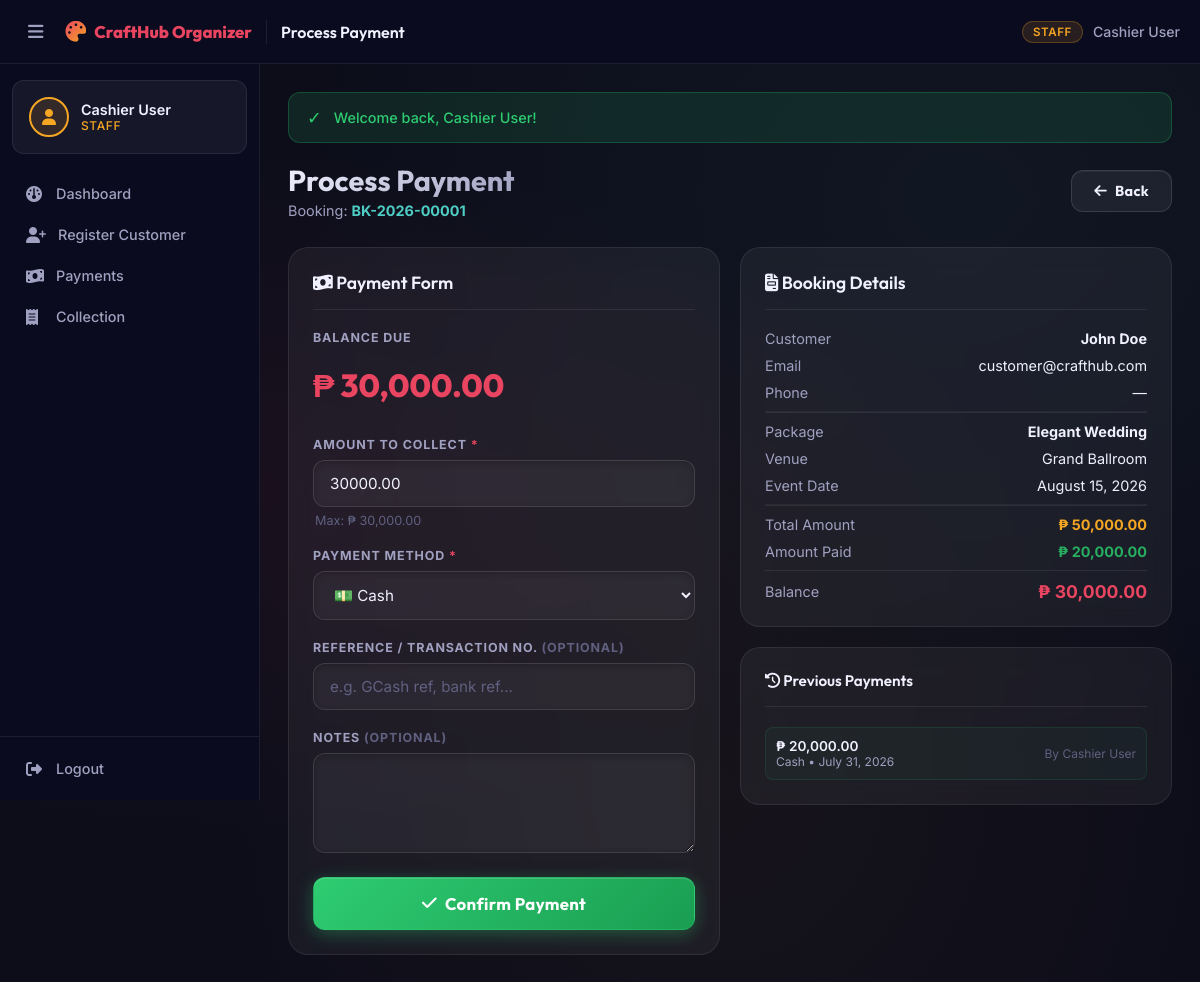
/staff/process_payment.php?id=1 (signed in), run on the app's committed database.
### tables this page shows
CREATE TABLE IF NOT EXISTS bookings (
    booking_id INT AUTO_INCREMENT PRIMARY KEY,
    booking_reference VARCHAR(50) UNIQUE,
    customer_id INT NOT NULL,
    package_id INT NOT NULL,
    venue_id INT NULL,
    event_date DATE NOT NULL,
    event_time TIME DEFAULT '09:00:00',
    event_type ENUM('Wedding','Birthday','Debut','Christening') NOT NULL DEFAULT 'Wedding',
    guest_count INT DEFAULT 1,
    total_amount DECIMAL(10,2) NOT NULL DEFAULT 0.00,
    amount_paid DECIMAL(10,2) NOT NULL DEFAULT 0.00,
    status ENUM('Pending','Confirmed','Paid','Completed','Cancelled') DEFAULT 'Pending',
    notes TEXT,
    created_at TIMESTAMP DEFAULT CURRENT_TIMESTAMP,
    FOREIGN KEY (customer_id) REFERENCES users(user_id) ON DELETE CASCADE,
    FOREIGN KEY (package_id) REFERENCES packages(package_id) ON DELETE CASCADE,
    FOREIGN KEY (venue_id) REFERENCES venues(venue_id) ON DELETE SET NULL
);

CREATE TABLE IF NOT EXISTS users (
    user_id INT AUTO_INCREMENT PRIMARY KEY,
    name VARCHAR(100) NOT NULL,
    email VARCHAR(100) UNIQUE NOT NULL,
    password VARCHAR(255) NOT NULL,
    contact_no VARCHAR(20),
    address TEXT,
    ip_address VARCHAR(45) NULL,                            
    role ENUM('customer','staff','cashier','admin') DEFAULT 'customer',
    security_question VARCHAR(255),
    security_answer_hash VARCHAR(255),
    status ENUM('active','inactive') DEFAULT 'active',
    created_at TIMESTAMP DEFAULT CURRENT_TIMESTAMP
);

CREATE TABLE IF NOT EXISTS packages (
    package_id INT AUTO_INCREMENT PRIMARY KEY,
    package_name VARCHAR(100) NOT NULL,
    event_type ENUM('Wedding','Birthday','Debut','Christening') NOT NULL,
    base_price DECIMAL(10,2) NOT NULL,
    max_slots INT NOT NULL DEFAULT 5,                       
    description TEXT,
    status ENUM('active','inactive') DEFAULT 'active'
);

CREATE TABLE IF NOT EXISTS venues (
    venue_id INT AUTO_INCREMENT PRIMARY KEY,
    venue_name VARCHAR(100) NOT NULL,
    capacity INT,
    location VARCHAR(255),
    availability_status ENUM('available','unavailable') DEFAULT 'available'
);

CREATE TABLE IF NOT EXISTS payments (
    payment_id INT AUTO_INCREMENT PRIMARY KEY,
    booking_id INT NOT NULL,
    cashier_id INT NOT NULL,
    amount_paid DECIMAL(10,2) NOT NULL,
    payment_type ENUM('downpayment','full','balance') NOT NULL DEFAULT 'full',
    payment_method VARCHAR(50) DEFAULT 'cash',
    reference_no VARCHAR(100),
    or_number VARCHAR(50) UNIQUE NOT NULL,
    notes TEXT,
    payment_date TIMESTAMP DEFAULT CURRENT_TIMESTAMP,
    FOREIGN KEY (booking_id) REFERENCES bookings(booking_id) ON DELETE CASCADE,
    FOREIGN KEY (cashier_id) REFERENCES users(user_id) ON DELETE CASCADE
);

### staff/process_payment.php (the view, shortened to what this page needs)
<?php
require_once __DIR__ . '/../includes/header.php';
$db        = getDB();
$bookingId = (int)($_GET['id'] ?? 0);
$booking = getBookingById($bookingId);
$amountPaid  = (float)($booking['amount_paid'] ?? 0);
$totalAmount = (float)($booking['total_amount'] ?? 0);
$balance     = max(0.0, $totalAmount - $amountPaid);
$prevStmt = $db->prepare("SELECT py.*, u.name AS cashier_name FROM payments py JOIN users u ON py.cashier_id = u.user_id WHERE py.booking_id = ? ORDER BY py.payment_date DESC");
$prevStmt->execute([$bookingId]);
$prevPayments = $prevStmt->fetchAll();
?>
<?php require_once __DIR__ . '/../includes/navbar.php'; ?>
<div class="page-header">
    <div>
        <h1>Process Payment</h1>
        <p>Booking: <strong style="color:var(--accent-teal);"><?= htmlspecialchars(getBookingRef($booking)) ?></strong></p>
    </div>
    <a href="<?= APP_URL ?>/staff/payments.php" class="btn btn-secondary">
        <i class="fa-solid fa-arrow-left"></i> Back
    </a>
</div>
<div class="grid-2" style="align-items:start;">
    <div class="card">
        <div class="card-header">
            <h2 class="card-title"><i class="fa-solid fa-money-bill-wave"></i> Payment Form</h2>
        </div>
        <form method="POST" action="" data-validate>
            <div class="form-group">
                <label class="form-label">Balance Due</label>
                <div style="font-family:'Outfit',sans-serif;font-size:2rem;font-weight:800;color:var(--accent-red);padding:12px 0;">
                    <?= formatCurrency($balance) ?>
                </div>
            </div>
            <div class="form-group">
                <label class="form-label" for="amount_paid">Amount to Collect <span style="color:var(--accent-red);">*</span></label>
                <input type="number" id="amount_paid" name="amount_paid" class="form-control"
                       step="0.01" min="0.01" max="<?= $balance ?>"
                       value="<?= number_format($balance, 2, '.', '') ?>"
                       placeholder="Enter amount" required>
                <div class="form-hint">Max: <?= formatCurrency($balance) ?></div>
            </div>
            <div class="form-group">
                <label class="form-label" for="payment_method">Payment Method <span style="color:var(--accent-red);">*</span></label>
                <select id="payment_method" name="payment_method" class="form-control" required>
                    <option value="cash">💵 Cash</option>
                </select>
            </div>
            <div class="form-group">
                <label class="form-label" for="reference_no">Reference / Transaction No. <span style="color:var(--text-muted)">(optional)</span></label>
                <input type="text" id="reference_no" name="reference_no" class="form-control"
                       placeholder="e.g. GCash ref, bank ref...">
            </div>
            <div class="form-group">
                <label class="form-label" for="notes">Notes <span style="color:var(--text-muted)">(optional)</span></label>
                <textarea id="notes" name="notes" class="form-control" rows="2"></textarea>
            </div>
            <button type="submit" class="btn btn-success btn-block btn-lg">
                <i class="fa-solid fa-check"></i> Confirm Payment
            </button>
        </form>
    </div>
    <div>
        <div class="card" style="margin-bottom:20px;">
            <div class="card-header">
                <h2 class="card-title"><i class="fa-solid fa-file-invoice"></i> Booking Details</h2>
            </div>
            <div style="display:grid;gap:10px;font-size:0.9rem;">
                <div class="flex-between"><span style="color:var(--text-secondary);">Customer</span> <strong><?= htmlspecialchars($booking['customer_name']) ?></strong></div>
                <div class="flex-between"><span style="color:var(--text-secondary);">Email</span> <span><?= htmlspecialchars($booking['customer_email']) ?></span></div>
                <div class="flex-between"><span style="color:var(--text-secondary);">Phone</span> <span><?= htmlspecialchars($booking['customer_phone'] ?? '—') ?></span></div>
                <hr style="border-color:var(--border-color);">
                <div class="flex-between"><span style="color:var(--text-secondary);">Package</span> <strong><?= htmlspecialchars($booking['package_name']) ?></strong></div>
                <div class="flex-between"><span style="color:var(--text-secondary);">Venue</span> <span><?= htmlspecialchars($booking['venue_name'] ?? '—') ?></span></div>
                <div class="flex-between"><span style="color:var(--text-secondary);">Event Date</span> <span><?= formatDate($booking['event_date']) ?></span></div>
                <hr style="border-color:var(--border-color);">
                <div class="flex-between"><span style="color:var(--text-secondary);">Total Amount</span> <strong style="color:var(--accent-gold);"><?= formatCurrency($booking['total_amount']) ?></strong></div>
                <div class="flex-between"><span style="color:var(--text-secondary);">Amount Paid</span> <strong style="color:#27ae60;"><?= formatCurrency($booking['amount_paid']) ?></strong></div>
                <div class="flex-between" style="border-top:1px solid var(--border-color);padding-top:10px;"><span style="color:var(--text-secondary);">Balance</span> <strong style="color:var(--accent-red);font-size:1.1rem;"><?= formatCurrency($balance) ?></strong></div>
            </div>
        </div>
        <?php if (!empty($prevPayments)): ?>
        <div class="card">
            <div class="card-header">
                <h2 class="card-title" style="font-size:0.95rem;"><i class="fa-solid fa-history"></i> Previous Payments</h2>
            </div>
            <div style="display:flex;flex-direction:column;gap:8px;">
                <?php foreach ($prevPayments as $py): ?>
                <div style="display:flex;justify-content:space-between;align-items:center;padding:10px;background:rgba(39,174,96,0.05);border-radius:var(--radius-sm);border:1px solid rgba(39,174,96,0.15);">
                    <div>
                        <div style="font-size:0.85rem;font-weight:600;"><?= formatCurrency($py['amount_paid']) ?></div>
                        <div style="font-size:0.75rem;color:var(--text-secondary);"><?= ucwords(str_replace('_',' ', $py['payment_method'] ?? 'cash')) ?> • <?= formatDate($py['payment_date']) ?></div>
                    </div>
                    <div style="font-size:0.75rem;color:var(--text-muted);">By <?= htmlspecialchars($py['cashier_name']) ?></div>
                </div>
                <?php endforeach; ?>
            </div>
        </div>
        <?php endif; ?>
    </div>
</div>
<?php require_once __DIR__ . '/../includes/footer.php'; ?>

### data on the page
bookings: booking_reference "BK-2026-00001", customer.name "John Doe", customer.email "customer@crafthub.com", customer.contact_no "—", package.package_name "Elegant Wedding", venue.venue_name "Grand Ballroom", event_date "August 15, 2026", total_amount "₱ 50,000.00"
payments: amount_paid "₱ 20,000.00", payment_method "Cash", payment_date "July 31, 2026", cashier.name "Cashier User"

### other printed values
$_SESSION['user_name'] "Cashier User"
$roleLabel "STAFF"
$link['label'] "Dashboard"
$link['label'] "Register Customer"
$link['label'] "Payments"
$link['label'] "Collection"
APP_NAME "CraftHub Organizer"
explode(' | ', $pageTitle)[0] "Process Payment"
$icon "✓"
$message "Welcome back, Cashier User!"
formatCurrency($balance) "₱ 30,000.00"
formatCurrency($booking['amount_paid']) "₱ 20,000.00"
